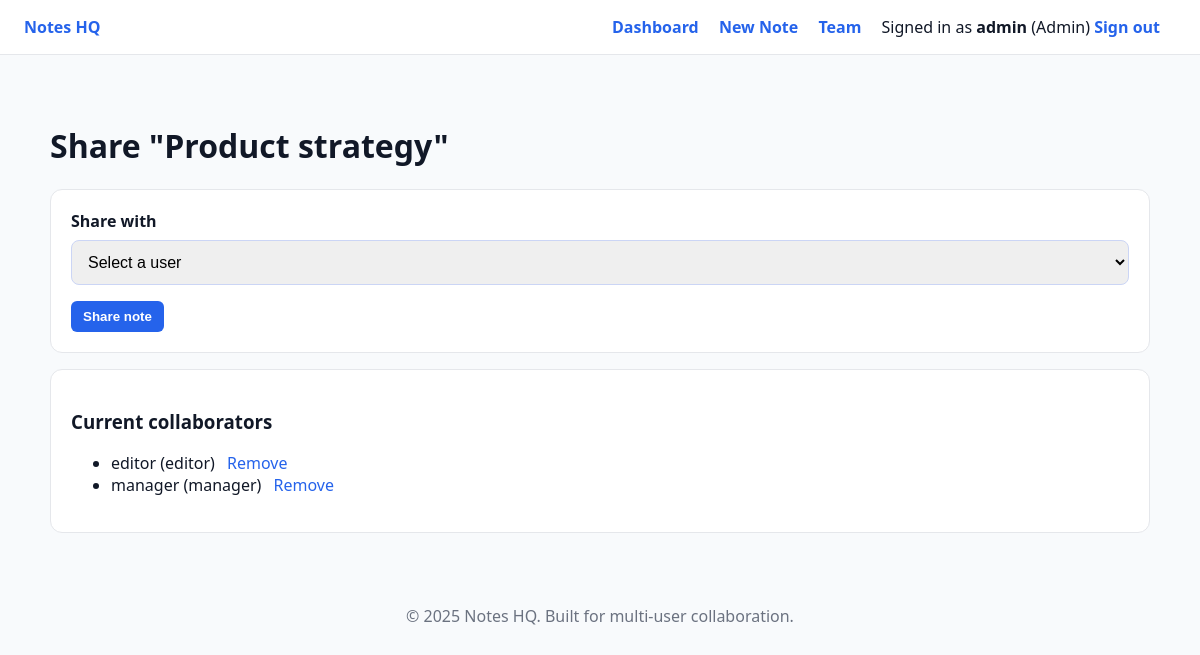
The page /share_note.php?id=1 (signed in) on the database its author committed.
### tables this page shows
CREATE TABLE IF NOT EXISTS users (
    id INT AUTO_INCREMENT PRIMARY KEY,
    username VARCHAR(50) NOT NULL UNIQUE,
    email VARCHAR(120) NOT NULL UNIQUE,
    password_hash VARCHAR(255) NOT NULL,
    role ENUM('admin', 'manager', 'editor', 'viewer') NOT NULL DEFAULT 'viewer',
    created_at TIMESTAMP DEFAULT CURRENT_TIMESTAMP
);

CREATE TABLE IF NOT EXISTS notes (
    id INT AUTO_INCREMENT PRIMARY KEY,
    owner_id INT NOT NULL,
    title VARCHAR(255) NOT NULL,
    body MEDIUMTEXT NOT NULL,
    is_pinned TINYINT(1) DEFAULT 0,
    is_archived TINYINT(1) DEFAULT 0,
    created_at TIMESTAMP DEFAULT CURRENT_TIMESTAMP,
    updated_at TIMESTAMP DEFAULT CURRENT_TIMESTAMP ON UPDATE CURRENT_TIMESTAMP,
    CONSTRAINT fk_notes_owner FOREIGN KEY (owner_id) REFERENCES users(id) ON DELETE CASCADE
);

CREATE TABLE IF NOT EXISTS note_shares (
    id INT AUTO_INCREMENT PRIMARY KEY,
    note_id INT NOT NULL,
    shared_with_user_id INT NOT NULL,
    shared_at TIMESTAMP DEFAULT CURRENT_TIMESTAMP,
    CONSTRAINT fk_shares_note FOREIGN KEY (note_id) REFERENCES notes(id) ON DELETE CASCADE,
    CONSTRAINT fk_shares_user FOREIGN KEY (shared_with_user_id) REFERENCES users(id) ON DELETE CASCADE,
    UNIQUE KEY uk_note_user (note_id, shared_with_user_id)
);

### includes/users.php (called while the page is built, shortened)
<?php
function find_user_by_id(PDO $pdo, int $id): ?array
{
    $stmt = $pdo->prepare('SELECT * FROM users WHERE id = :id LIMIT 1');
    $stmt->execute(['id' => $id]);
    $user = $stmt->fetch();
    return $user ?: null;
}
function user_has_role(array $user, $roles): bool
{
    $roles = is_array($roles) ? $roles : [$roles];
    return in_array($user['role'], $roles, true);
}

### includes/auth.php (called while the page is built, shortened)
<?php
require_once __DIR__ . '/users.php';
function require_login(PDO $pdo): array
{
    $user = find_user_by_id($pdo, (int) $_SESSION['user_id']);
    return $user;
}

### includes/helpers.php (called while the page is built, shortened)
<?php
function h(?string $value): string
{
    return htmlspecialchars((string) $value, ENT_QUOTES | ENT_SUBSTITUTE, 'UTF-8');
}
function csrf_token(): string
{
    return $_SESSION['csrf_token'];
}

### includes/notes.php (called while the page is built, shortened)
<?php
function find_note(PDO $pdo, int $noteId): ?array
{
    $stmt = $pdo->prepare('SELECT n.*, u.username AS owner_username FROM notes n JOIN users u ON n.owner_id = u.id WHERE n.id = :id LIMIT 1');
    $stmt->execute(['id' => $noteId]);
    $note = $stmt->fetch();
    return $note ?: null;
}
function get_note_share_recipients(PDO $pdo, int $noteId): array
{
    $stmt = $pdo->prepare('SELECT u.id, u.username, u.role, ns.shared_at FROM note_shares ns JOIN users u ON u.id = ns.shared_with_user_id WHERE ns.note_id = :note_id ORDER BY u.username');
    $stmt->execute(['note_id' => $noteId]);
    return $stmt->fetchAll();
}

### share_note.php (the view, shortened to what this page needs)
<?php
require_once __DIR__ . '/bootstrap.php';
$currentUser = require_login($pdo);
$noteId = isset($_GET['id']) ? (int) $_GET['id'] : 0;
$note = $noteId ? find_note($pdo, $noteId) : null;
$recipients = get_note_share_recipients($pdo, $noteId);
include __DIR__ . '/partials/header.php';
?>
<h1>Share "<?= h($note['title']) ?>"</h1>
<div class="card">
    <form method="post" action="share_note.php?id=<?= $noteId ?>">
        <div class="field">
            <label for="user_id">Share with</label>
            <select name="user_id" id="user_id" required>
                <option value="">Select a user</option>
            </select>
        </div>
        <button type="submit">Share note</button>
    </form>
</div>
<div class="card">
    <h3>Current collaborators</h3>
    <?php if ($recipients): ?>
        <ul>
            <?php foreach ($recipients as $recipient): ?>
                <li>
                    <?= h($recipient['username']) ?> (<?= h($recipient['role']) ?>)
                    <a href="share_note.php?id=<?= $noteId ?>&unshare=<?= (int) $recipient['id'] ?>&token=<?= h(csrf_token()) ?>" style="margin-left:0.5rem;">Remove</a>
                </li>
            <?php endforeach; ?>
        </ul>
    <?php else: ?>
        <p>No collaborators yet.</p>
    <?php endif; ?>
</div>
<?php include __DIR__ . '/partials/footer.php';

### partials/header.php (shortened to what this page needs)
<!DOCTYPE html>
<html lang="en">
<head>
    <link rel="stylesheet" href="assets/styles.css">
</head>
<body>
<header>
    <nav class="navbar">
        <div class="brand">
            <a href="index.php"><strong>Notes HQ</strong></a>
        </div>
        <div class="links">
            <a href="index.php">Dashboard</a>
            <a href="note_form.php">New Note</a>
            <?php if (user_has_role($currentUser, ['admin'])): ?>
                <a href="user_admin.php">Team</a>
            <?php endif; ?>
            <span>Signed in as <strong><?= h($currentUser['username']) ?></strong> (<?= h(ucfirst($currentUser['role'])) ?>)</span>
            <a href="logout.php">Sign out</a>
        </div>
    </nav>
</header>
<div class="container">

### assets/styles.css (style rules this page uses)
:root { --primary: #2563eb; --accent: #16a34a; --danger: #dc2626; --background: #f8fafc; --surface: #ffffff; --muted: #6b7280; }
body { margin: 0; font-family: 'Segoe UI', Tahoma, sans-serif; background: var(--background); color: #111827; }
a { color: var(--primary); text-decoration: none; }
.container { max-width: 1100px; margin: 0 auto; padding: 1.5rem; }
header { background: var(--surface); border-bottom: 1px solid #e5e7eb; margin-bottom: 1.5rem; }
.navbar { display: flex; justify-content: space-between; align-items: center; padding: 1rem 1.5rem; }
.navbar .links a { margin-right: 1rem; font-weight: 600; }
.card { background: var(--surface); border-radius: 0.75rem; border: 1px solid #e5e7eb; padding: 1.25rem; margin-bottom: 1rem; }
button, input[type="submit"] { background: var(--primary); color: #fff; border: none; border-radius: 6px; padding: 0.5rem 0.75rem; cursor: pointer; font-weight: 600; }
form .field { margin-bottom: 1rem; }
form label { display: block; font-weight: 600; margin-bottom: 0.5rem; }
form input[type="text"], form input[type="email"], form input[type="password"], form textarea, form select { width: 100%; border: 1px solid #cbd5f5; border-radius: 0.5rem; padding: 0.75rem; font-size: 1rem; }

### rows shown on the page
users: username "admin", role "Admin"
notes: title "Product strategy"
note_shares: shared_with_user.username "editor", shared_with_user.role "editor"
note_shares: shared_with_user.username "manager", shared_with_user.role "manager"
